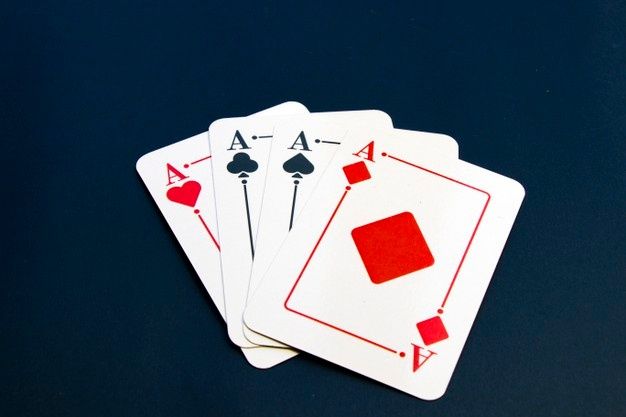
#> input picture assets/card.jpg, 626 x 417 px
$ python 'opencv-19(wrap prespective or bird vie).py'
#> lines starting #> are read from the running program, lines starting #| are printed output that depends on the picture; after the words box and inside, x2 and y2 are one past the last pixel; in counts of white or black regions, pixels touching at a corner belong together
import cv2
import numpy as np

img = cv2.imread('assets/card.jpg')
#> img is the input picture: shape (417, 626, 3); mean B, G, R 100.3, 85.8, 72.3

width,height = 250,350

#create a matrics as same as card size
pts1 = np.float32([[359,120],[524,190],[245,324],[432,399]])

#points for bird view image(pts2)
pts2 = np.float32([[0,0],[width,0],[0,height],[width,height]])

matrix = cv2.getPerspectiveTransform(pts1,pts2)

output = cv2.warpPerspective(img,matrix,(width,height))
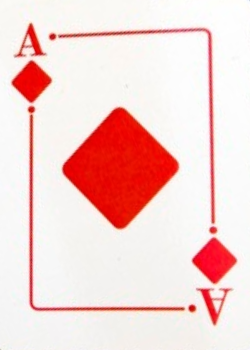
#> output: shape (350, 250, 3); mean B, G, R 210, 212.5, 245.1

#ploting a circle to identify the point
#cv2.circle(img,(pts1[0][0],pts1[0][1]),5,(0,0,255),cv2.FILLED)

#to have all 4 points
for x in range(0,4):
    cv2.circle(img,(pts1[x][0],pts1[x][1]),6,(0,255,0),cv2.FILLED)
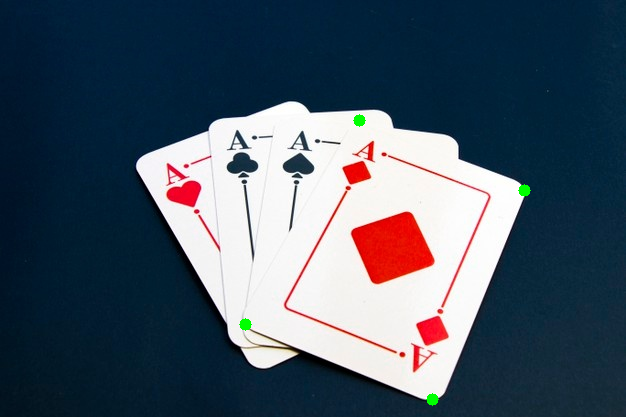
#> img: shape (417, 626, 3); 0.17% of pixels changed, all inside (x1, y1, x2, y2) = (239, 114, 531, 406)

cv2.imshow("Orginal",img)
cv2.imshow("Result",output)
cv2.waitKey(0)
